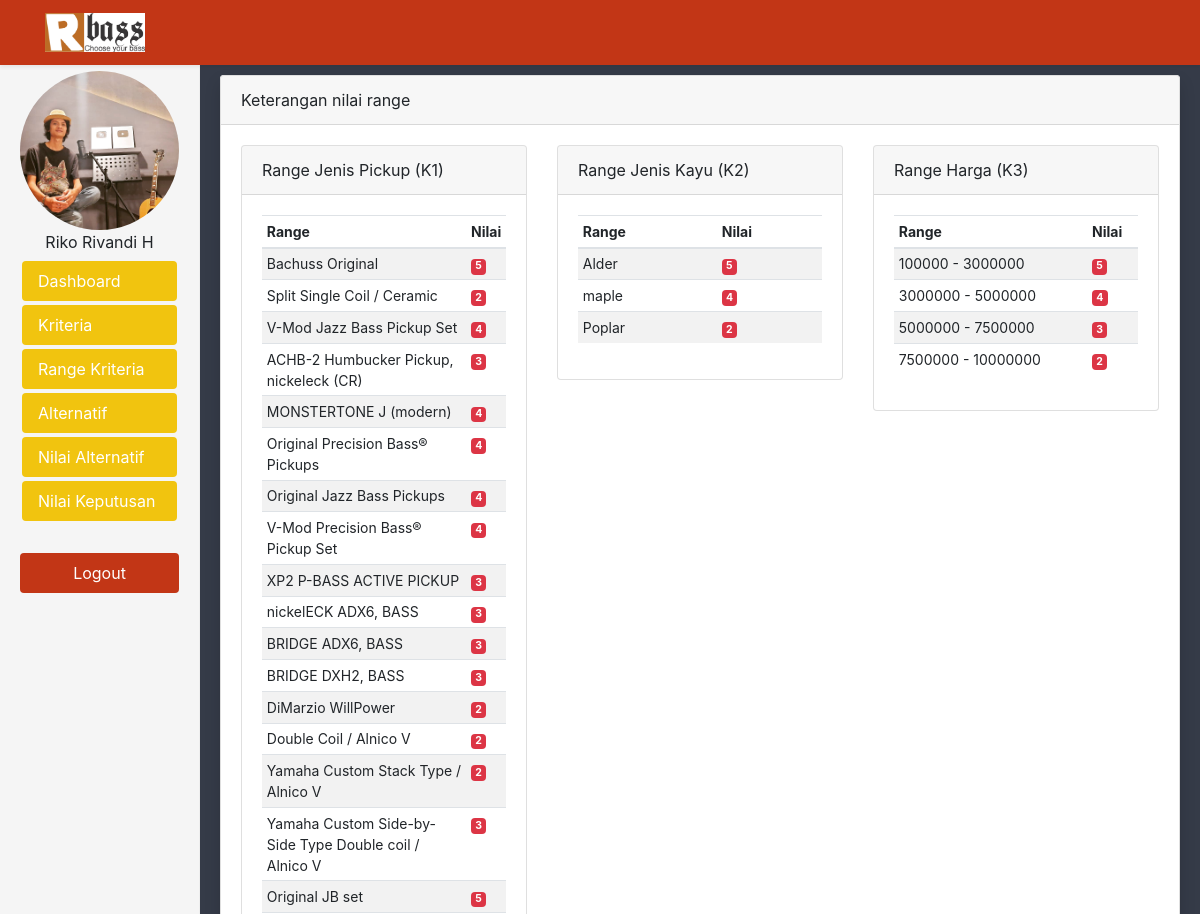
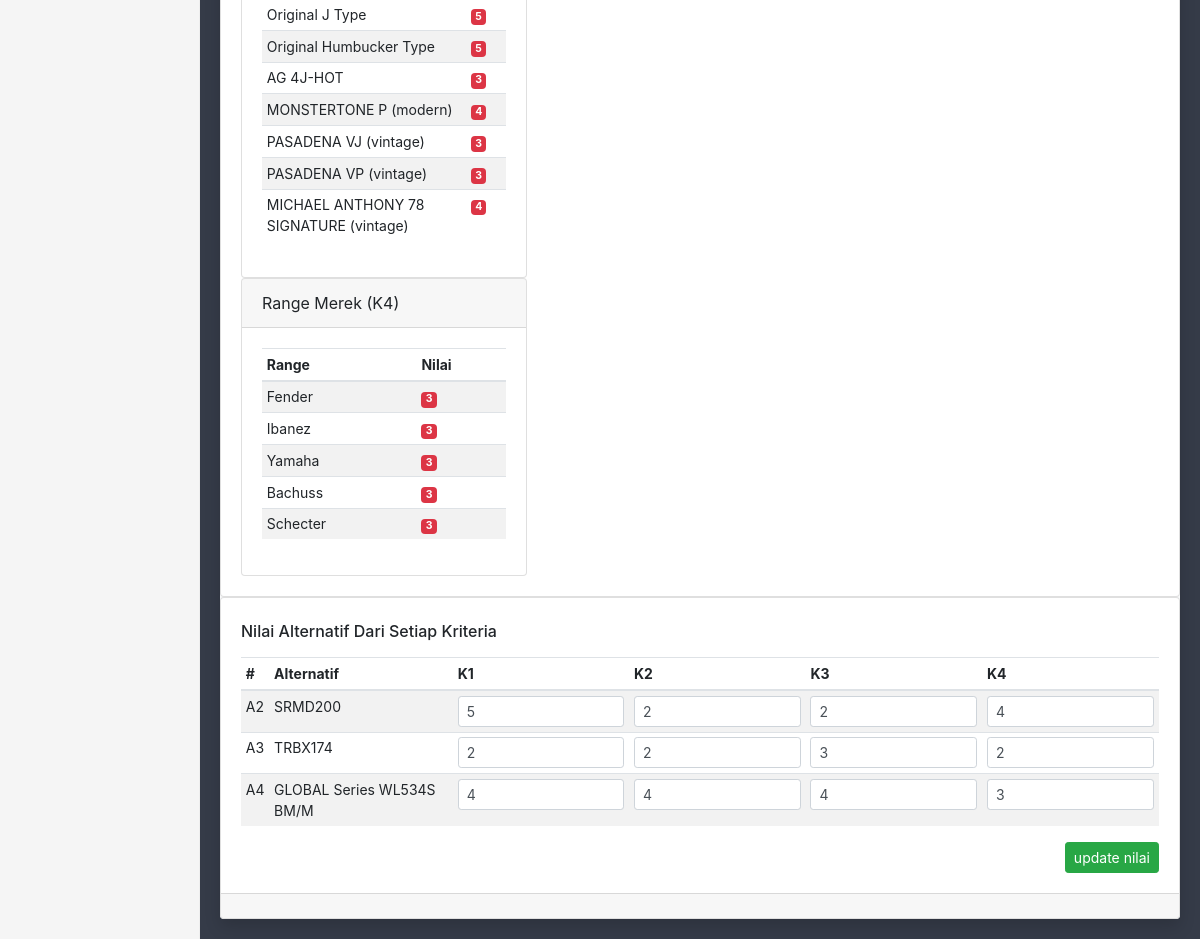
The page /admin/home.php?page=nilai_alternatif (signed in) on the database its author committed (2 pictures, top to bottom).
### tables this page shows
CREATE TABLE `kriteria` (
  `id` int(11) NOT NULL,
  `kode` varchar(110) NOT NULL,
  `kriteria` varchar(200) NOT NULL,
  `nilai` varchar(110) NOT NULL,
  `atribut` tinyint(4) NOT NULL,
  `keterangan` text NOT NULL
);

CREATE TABLE `range_kriteria` (
  `id` int(11) NOT NULL,
  `id_kriteria` int(10) NOT NULL,
  `range_kriteria` varchar(200) NOT NULL,
  `nilai` varchar(200) NOT NULL
);

CREATE TABLE `alternatif` (
  `id` int(11) NOT NULL,
  `kode` varchar(200) NOT NULL,
  `alternatif` varchar(200) NOT NULL,
  `jenis_pickup` varchar(200) NOT NULL,
  `jenis_kayu` varchar(200) NOT NULL,
  `harga` varchar(200) NOT NULL,
  `merk` varchar(200) NOT NULL,
  `photo` text DEFAULT NULL
);

CREATE TABLE `nilai_alternatif` (
  `id` int(11) NOT NULL,
  `id_alternatif` int(11) NOT NULL,
  `id_kriteria` int(11) NOT NULL,
  `nilai` int(11) NOT NULL
);

### config/database.php (called while the page is built, shortened)
<?php
    class database{
        var $host = "localhost";
        var $username = "root";
        var $password = "";
        var $database = "saw";
        function koneksi(){
            $koneksi = mysqli_connect($this->host, $this->username, $this->password,$this->database);
            return $koneksi;
        }
    }

### controller/KriteriaController.php (called while the page is built, shortened)
<?php
    include_once ("../config/database.php");
    class KriteriaController{
        public $kon;
        function __construct()
        {
            $koneksi = new database;
            $this->kon = $koneksi->koneksi();
        }
        function getData()
        {
            $data = $this->kon->query("SELECT * FROM kriteria ORDER BY kode ASC");
            $hasil = [];
            while($d = mysqli_fetch_array($data)){
                $hasil[] = $d;
            }
            return $hasil;
        }
    }

### constants/Kriteria.php (called while the page is built, shortened)
<?php
class Kriteria
{
    public static function labels()
    {
        return [
            'Jenis Pickup' => self::JENIS_PICKUP,
            'Jenis Kayu' => self::JENIS_KAYU,
            'Harga' => self::HARGA,
            'Merek' => self::MERK,
        ];
    }
    public static function label($id = null)
    {
        if($id != null || $id != 0)
            return array_search($id, self::labels());
        else
            return "-";
    }
}

### controller/RangeKriteriaController.php (called while the page is built, shortened)
<?php
    if( file_exists("../config/database.php")){
        include_once ("../config/database.php");
    }else{
        include_once ("config/database.php");
    }
    class RangeKriteriaController{
        public $kon;
        function __construct()
        {
            $koneksi = new database;
            $this->kon = $koneksi->koneksi();
        }
        public function getDataByKriteria($idKriteria)
        {
            $data = $this->kon->query("SELECT * FROM range_kriteria WHERE id_kriteria='$idKriteria'");
            $hasil = [];
            while($d = mysqli_fetch_array($data)){
                $hasil[] = $d;
            }
            return $hasil;
        }
    }

### controller/AlternatifController.php (called while the page is built, shortened)
<?php
    if( file_exists("../config/database.php")){
        include_once ("../config/database.php");
    }else{
        include_once ("config/database.php");
    }
    class AlternatifController{
        public $kon;
        function __construct()
        {
            $koneksi = new database;
            $this->kon = $koneksi->koneksi();
        }
        function getData()
        {
            $data = $this->kon->query("SELECT * FROM alternatif ORDER BY kode ASC");
            $hasil = [];
            while($d = mysqli_fetch_array($data)){
                $hasil[] = $d;
            }
            return $hasil;
        }
    }

### controller/NilaiAlternatifController.php (called while the page is built, shortened)
<?php
    include_once ("../config/database.php");
    class NilaiAlternatifController{
        public $kon;
        public function __construct()
        {
            $koneksi = new database;
            $this->kon = $koneksi->koneksi();
        }
        public function getNilai($idAlt, $idKr, $kr)
        {
            $sql = $this->kon->query("SELECT * FROM nilai_alternatif where id_alternatif = '$idAlt' AND id_kriteria = '$idKr'");
            $data = $sql->fetch_assoc();
            if($data != null)
                return $data['nilai'];
            return $this->getNilaiRange($idAlt, $kr);
        }
    }

### admin/page/nilai-alternatif/index.php (the view, shortened to what this page needs)
<?php
    include ("../controller/KriteriaController.php");
    include ("../controller/AlternatifController.php");
    include ("../controller/NilaiAlternatifController.php");
    include ("../controller/RangeKriteriaController.php");
    include ("../constants/Kriteria.php");
    $alternatif = new AlternatifController();
    $kriteria = new KriteriaController();
    $nilai = new NilaiAlternatifController();
    $range = new RangeKriteriaController();
?>
<div class="bg-light shadow rounded">
    <div class="row">
        <div class="col-md-12">
            <div class="card card-outline card-warning">
                <div class="card-header">
                    Keterangan nilai range
                </div>
                <div class="card-body">
                    <div class="row">
                        <?php
                            foreach($kriteria->getData() as $kri){
                        ?>
                        <div class="col-md-4">
                            <div class="card">
                                <div class="card-header">
                                    Range <?php echo Kriteria::label($kri['kriteria']); ?> (<?php echo $kri['kode'] ?>)
                                </div>
                                <div class="card-body">
                                    <table class="table table-sm table-striped">
                                        <thead>
                                            <tr>
                                                <th>Range</th>
                                                <th>Nilai</th>
                                            </tr>
                                        </thead>
                                        <tbody>
                                            <?php
                                                foreach($range->getDataByKriteria($kri['id']) as $r){
                                            ?>
                                            <tr>
                                                <td><?php echo $r['range_kriteria'] ?></td>
                                                <td><span class="badge badge-danger"><?php echo $r['nilai']; ?></span></td>
                                            </tr>
                                                <?php } ?>
                                        </tbody>
                                    </table>
                                </div>
                            </div>
                        </div>
                        <?php } ?>
                    </div>
                </div>
            </div>
        </div>
    </div>
    <div class="row">
        <div class="col-md-12">
            <div class="card">
                <div class="card-body">
                    <div class="py-1">
                        <h6 class="card-title">Nilai Alternatif Dari Setiap Kriteria</h6>
                    </div>
                    <form action="" method="post">
                    <table class="table table-sm table-striped">
                        <thead>
                            <tr>
                                <th>#</th>
                                <th width="20%">Alternatif</th>
                                <?php
                                    foreach($kriteria->getData() as $kr){
                                ?>
                                <th><?php echo $kr['kode'] ?></th>
                                <?php } ?>
                            </tr>
                        </thead>
                        <tbody>
                            <?php
                                foreach($alternatif->getData() as $alt){
                            ?>
                            <tr>
                                <td><?php echo $alt['kode'] ?></td>
                                <td><?php echo $alt['alternatif'] ?></td>
                                <?php
                                    foreach($kriteria->getData() as $kr){
                                    $idAlt = $alt['id'];
                                    $idKr = $kr['id'];
                                    $nAlt = $nilai->getNilai($idAlt, $idKr, $kr['kriteria']);
                                ?>
                                <td>
                                    <input type="number" class="form-control form-control-sm nilai" value="<?php echo $nAlt ?>" name="nilai[<?php echo $idAlt ?>][<?php echo $idKr ?>][]">
                                </td>
                                <?php } ?>
                            </tr>
                                <?php } ?>
                        </tbody>
                    </table>
                    <div class="float-right">
                        <input type="submit" class="btn btn-sm btn-success" value="update nilai" name="updateNilai">
                    </div>
                </div>
                <div class="card-footer">
                </div>
            </div>
        </div>
    </div>
</div>

### admin/home.php (shortened to what this page needs)
<!DOCTYPE html>
<html lang="en">
<head>
    <link rel="stylesheet" href="../style/bootstrap/css/bootstrap.min.css">
    <link rel="stylesheet" href="https://use.fontawesome.com/releases/v5.8.1/css/all.css">
    <link href="https://cdnjs.cloudflare.com/ajax/libs/select2/4.0.6-rc.0/css/select2.min.css" rel="stylesheet" />
</head>
<body>
        <header >
            <nav class="navbar navbar-expand-lg shadow-sm fixed-top">
                <div class="container">
                    <a class="navbar-brand" href="#">
                        <img src="../images/loggo.jpg" alt="" width="100" class="d-inline-block align-top">
                    </a>
                </div>
            </nav>
        </header>
        <div class="container-fluid">
            <div class="row">
                <div class="col-sm-3 col-md-2 sidebar">
                    <div class="user">
                        <img src="../images/foto.jpeg" class="img img-fluid rounded-circle" alt="">
                        <span>Riko Rivandi H</span>
                    </div>
                    <div class="menu">
                        <ul class="nav nav-pills flex-column">
                            <li class="nav-item">
                                <a class="nav-link active" href="?page=dashboard">Dashboard</a>
                            </li>
                            <li class="nav-item">
                                <a class="nav-link active" href="?page=kriteria">Kriteria</a>
                            </li>
                            <li class="nav-item">
                                <a class="nav-link active" href="?page=range_kriteria">Range Kriteria</a>
                            </li>
                            <li class="nav-item">
                                <a class="nav-link active" href="?page=alternatif">Alternatif</a>
                            </li>
                            <li class="nav-item">
                                <a class="nav-link active" href="?page=nilai_alternatif">Nilai Alternatif</a>
                            </li>
                            <li class="nav-item">
                                <a class="nav-link active" href="?page=keputusan">Nilai Keputusan</a>
                            </li>
                        </ul>
                    </div>
                    <div class="menu-logout">
                        <ul class="nav nav-pills flex-column">
                            <li class="nav-item text-center">
                                <a class="nav-link active" href="logout.php">Logout</a>
                            </li>
                        </ul>
                    </div>
                </div>
                <div class="col-md-10 offset-md-2 main">
                    <?php
                        if(isset($_GET['page'])){
                            $page = $_GET['page'];
                            if(isset($page) && $page == "kriteria"){
                                $action = $_GET['action'] ?? null;
                                if($action == "tambah"){
                                    include "page/kriteria/tambah.php";
                                }elseif($action == "edit"){
                                    include "page/kriteria/edit.php";
                                }else{
                                    include "page/kriteria/index.php";
                                }
                            }elseif(isset($page) && $page == "nilai_alternatif"){
                                include "page/nilai-alternatif/index.php";
                            }elseif(isset($page) && $page == "range_kriteria"){
                                include "page/range/index.php";
                            }elseif(isset($page) && $page == "keputusan"){
                                include "page/keputusan/index.php";
                            }elseif(isset($page) && $page == "dashboard"){
                                include "dashboard.php";
                            }
                        }
                    ?>
                </div>
            </div>
        </div>
</body>
</html>

### admin/home.php (style rules this page uses)
body { background-color: #353b48; padding: 0; margin: 0; }
.navbar { background-color: #c23616; }
.table { font-size: 14px; }
.sidebar { position: fixed; top: 51px; bottom: 0; left: 0; z-index: 1000; display: block; padding: 20px; overflow-x: hidden; overflow-y: auto; background-color: #f5f5f5; border-right: 1px solid #eee; }
.sidebar .menu ul li { padding: 2px; }
.sidebar .menu ul li .active { background-color: #f1c40f; }
.sidebar .menu-logout { bottom: 0; margin-top: 30px; }
.sidebar .menu-logout ul li .active { background-color: #c23616; }
.sidebar .user { text-align: center; margin-bottom: 5px; }
.main { padding: 20px; top: 55px; }

### rows shown on the page
kriteria: kriteria "Jenis Pickup", kode "K1"
range_kriteria: range_kriteria "Bachuss Original", nilai "5"
range_kriteria: range_kriteria "Split Single Coil / Ceramic", nilai "2"
range_kriteria: range_kriteria "V-Mod Jazz Bass Pickup Set", nilai "4"
range_kriteria: range_kriteria "ACHB-2 Humbucker Pickup, nickeleck (CR)", nilai "3"
range_kriteria: range_kriteria "MONSTERTONE J (modern)", nilai "4"
range_kriteria: range_kriteria "Original Precision Bass® Pickups", nilai "4"
range_kriteria: range_kriteria "Original Jazz Bass Pickups", nilai "4"
range_kriteria: range_kriteria "V-Mod Precision Bass® Pickup Set", nilai "4"
range_kriteria: range_kriteria "XP2 P-BASS ACTIVE PICKUP", nilai "3"
range_kriteria: range_kriteria "nickelECK ADX6, BASS", nilai "3"
range_kriteria: range_kriteria "BRIDGE ADX6, BASS", nilai "3"
range_kriteria: range_kriteria "BRIDGE DXH2, BASS", nilai "3"
range_kriteria: range_kriteria "DiMarzio WillPower", nilai "2"
range_kriteria: range_kriteria "Double Coil / Alnico V", nilai "2"
range_kriteria: range_kriteria "Yamaha Custom Stack Type / Alnico V", nilai "2"
range_kriteria: range_kriteria "Yamaha Custom Side-by-Side Type Double coil / Alnico V", nilai "3"
range_kriteria: range_kriteria "Original JB set", nilai "5"
range_kriteria: range_kriteria "Original J Type", nilai "5"
range_kriteria: range_kriteria "Original Humbucker Type", nilai "5"
range_kriteria: range_kriteria "AG 4J-HOT", nilai "3"
range_kriteria: range_kriteria "MONSTERTONE P (modern)", nilai "4"
range_kriteria: range_kriteria "PASADENA VJ (vintage)", nilai "3"
range_kriteria: range_kriteria "PASADENA VP (vintage)", nilai "3"
range_kriteria: range_kriteria "MICHAEL ANTHONY 78 SIGNATURE (vintage)", nilai "4"
kriteria: kriteria "Jenis Kayu", kode "K2"
range_kriteria: range_kriteria "Alder", nilai "5"
range_kriteria: range_kriteria "maple", nilai "4"
range_kriteria: range_kriteria "Poplar", nilai "2"
kriteria: kriteria "Harga", kode "K3"
range_kriteria: range_kriteria "100000 - 3000000", nilai "5"
range_kriteria: range_kriteria "3000000 - 5000000", nilai "4"
range_kriteria: range_kriteria "5000000 - 7500000", nilai "3"
range_kriteria: range_kriteria "7500000 - 10000000", nilai "2"
kriteria: kriteria "Merek", kode "K4"
range_kriteria: range_kriteria "Fender", nilai "3"
range_kriteria: range_kriteria "Ibanez", nilai "3"
range_kriteria: range_kriteria "Yamaha", nilai "3"
range_kriteria: range_kriteria "Bachuss", nilai "3"
range_kriteria: range_kriteria "Schecter", nilai "3"
alternatif: kode "A2", alternatif "SRMD200", id.nilai "5", id.nilai "2", id.nilai "4"
alternatif: kode "A3", alternatif "TRBX174", id.nilai "2", id.nilai "3"
alternatif: kode "A4", alternatif "GLOBAL Series WL534S BM/M", id.nilai "4", id.nilai "3"
